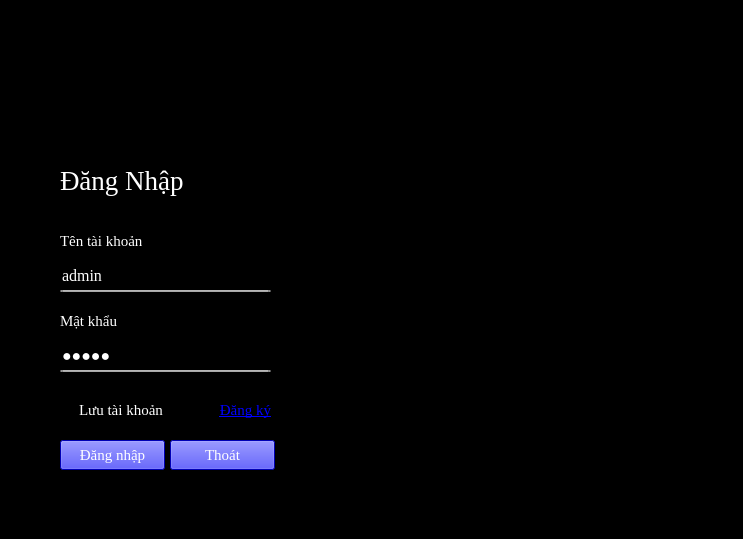
<?xml version="1.0" encoding="UTF-8"?>
<ui version="4.0">
 <class>Form_login</class>
 <widget class="QMainWindow" name="Form_login">
  <property name="windowModality">
   <enum>Qt::NonModal</enum>
  </property>
  <property name="geometry">
   <rect>
    <x>0</x>
    <y>0</y>
    <width>743</width>
    <height>539</height>
   </rect>
  </property>
  <property name="font">
   <font>
    <family>Times New Roman</family>
   </font>
  </property>
  <property name="windowTitle">
   <string>Đăng nhập</string>
  </property>
  <property name="windowIcon">
   <iconset resource="Resource.qrc">
    <normaloff>:/rec/pic/form_main.ico</normaloff>:/rec/pic/form_main.ico</iconset>
  </property>
  <property name="styleSheet">
   <string notr="true">background-color: rgb(0, 0, 0);</string>
  </property>
  <widget class="QWidget" name="centralwidget">
   <widget class="QLabel" name="label_4">
    <property name="geometry">
     <rect>
      <x>0</x>
      <y>0</y>
      <width>743</width>
      <height>539</height>
     </rect>
    </property>
    <property name="styleSheet">
     <string notr="true">background-image: url(:/rec/pic/anh_login.jpg);</string>
    </property>
    <property name="text">
     <string>TextLabel</string>
    </property>
   </widget>
   <widget class="QLabel" name="label_2">
    <property name="geometry">
     <rect>
      <x>60</x>
      <y>150</y>
      <width>131</width>
      <height>61</height>
     </rect>
    </property>
    <property name="font">
     <font>
      <family>Times New Roman</family>
      <pointsize>20</pointsize>
     </font>
    </property>
    <property name="styleSheet">
     <string notr="true">color: rgb(255, 255, 255);</string>
    </property>
    <property name="text">
     <string>Đăng Nhập</string>
    </property>
   </widget>
   <widget class="QLabel" name="label_6">
    <property name="geometry">
     <rect>
      <x>60</x>
      <y>310</y>
      <width>91</width>
      <height>21</height>
     </rect>
    </property>
    <property name="font">
     <font>
      <family>Times New Roman</family>
      <pointsize>11</pointsize>
     </font>
    </property>
    <property name="styleSheet">
     <string notr="true">color: rgb(255, 255, 255);</string>
    </property>
    <property name="text">
     <string>Mật khẩu</string>
    </property>
   </widget>
   <widget class="QCheckBox" name="luu_tai_khoan">
    <property name="geometry">
     <rect>
      <x>60</x>
      <y>400</y>
      <width>121</width>
      <height>20</height>
     </rect>
    </property>
    <property name="font">
     <font>
      <family>Times New Roman</family>
      <pointsize>11</pointsize>
     </font>
    </property>
    <property name="styleSheet">
     <string notr="true">color: rgb(255, 255, 255);</string>
    </property>
    <property name="text">
     <string>Lưu tài khoản</string>
    </property>
   </widget>
   <widget class="QPushButton" name="login">
    <property name="geometry">
     <rect>
      <x>60</x>
      <y>440</y>
      <width>105</width>
      <height>30</height>
     </rect>
    </property>
    <property name="font">
     <font>
      <family>Times New Roman</family>
      <pointsize>11</pointsize>
     </font>
    </property>
    <property name="styleSheet">
     <string notr="true">background-color: rgb(0, 0, 255);
color: rgb(255, 255, 255);</string>
    </property>
    <property name="text">
     <string>Đăng nhập</string>
    </property>
   </widget>
   <widget class="QPushButton" name="login_exit">
    <property name="geometry">
     <rect>
      <x>170</x>
      <y>440</y>
      <width>105</width>
      <height>30</height>
     </rect>
    </property>
    <property name="font">
     <font>
      <family>Times New Roman</family>
      <pointsize>11</pointsize>
     </font>
    </property>
    <property name="styleSheet">
     <string notr="true">background-color: rgb(0, 0, 255);
color: rgb(255, 255, 255);</string>
    </property>
    <property name="text">
     <string>Thoát</string>
    </property>
   </widget>
   <widget class="QLabel" name="label_3">
    <property name="geometry">
     <rect>
      <x>60</x>
      <y>230</y>
      <width>91</width>
      <height>21</height>
     </rect>
    </property>
    <property name="font">
     <font>
      <family>Times New Roman</family>
      <pointsize>11</pointsize>
     </font>
    </property>
    <property name="styleSheet">
     <string notr="true">color: rgb(255, 255, 255);</string>
    </property>
    <property name="text">
     <string>Tên tài khoản</string>
    </property>
   </widget>
   <widget class="QLabel" name="dang_ky">
    <property name="geometry">
     <rect>
      <x>200</x>
      <y>400</y>
      <width>71</width>
      <height>21</height>
     </rect>
    </property>
    <property name="font">
     <font>
      <family>Times New Roman</family>
      <pointsize>11</pointsize>
      <underline>true</underline>
     </font>
    </property>
    <property name="styleSheet">
     <string notr="true">color: rgb(0, 0, 255);</string>
    </property>
    <property name="text">
     <string>&lt;html&gt;&lt;head/&gt;&lt;body&gt;&lt;p align=&quot;right&quot;&gt;Đăng ký&lt;/p&gt;&lt;/body&gt;&lt;/html&gt;</string>
    </property>
    <property name="openExternalLinks">
     <bool>true</bool>
    </property>
   </widget>
   <widget class="QLineEdit" name="pass">
    <property name="geometry">
     <rect>
      <x>60</x>
      <y>340</y>
      <width>211</width>
      <height>31</height>
     </rect>
    </property>
    <property name="font">
     <font>
      <family>Times New Roman</family>
      <pointsize>12</pointsize>
     </font>
    </property>
    <property name="styleSheet">
     <string notr="true">color: rgb(255, 255, 255);
border: 0;</string>
    </property>
    <property name="text">
     <string>admin</string>
    </property>
    <property name="echoMode">
     <enum>QLineEdit::Password</enum>
    </property>
   </widget>
   <widget class="QLineEdit" name="lineEdit_2">
    <property name="geometry">
     <rect>
      <x>60</x>
      <y>370</y>
      <width>211</width>
      <height>2</height>
     </rect>
    </property>
    <property name="styleSheet">
     <string notr="true">background-color: rgb(255, 255, 255);</string>
    </property>
   </widget>
   <widget class="QLineEdit" name="user">
    <property name="geometry">
     <rect>
      <x>60</x>
      <y>260</y>
      <width>211</width>
      <height>31</height>
     </rect>
    </property>
    <property name="font">
     <font>
      <family>Times New Roman</family>
      <pointsize>12</pointsize>
     </font>
    </property>
    <property name="styleSheet">
     <string notr="true">color: rgb(255, 255, 255);
border: 0;
</string>
    </property>
    <property name="text">
     <string>admin</string>
    </property>
   </widget>
   <widget class="QLineEdit" name="lineEdit">
    <property name="geometry">
     <rect>
      <x>60</x>
      <y>290</y>
      <width>211</width>
      <height>2</height>
     </rect>
    </property>
    <property name="styleSheet">
     <string notr="true">background-color: rgb(255, 255, 255);</string>
    </property>
   </widget>
  </widget>
  <widget class="QMenuBar" name="menubar">
   <property name="geometry">
    <rect>
     <x>0</x>
     <y>0</y>
     <width>743</width>
     <height>21</height>
    </rect>
   </property>
  </widget>
  <widget class="QStatusBar" name="statusbar"/>
 </widget>
 <resources>
  <include location="Resource.qrc"/>
 </resources>
 <connections/>
</ui>
